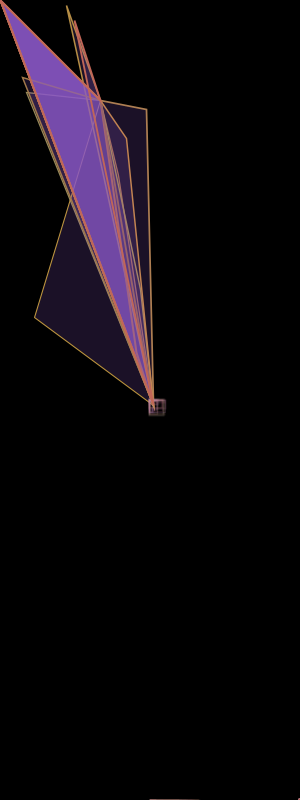
Frame 1 (no input)
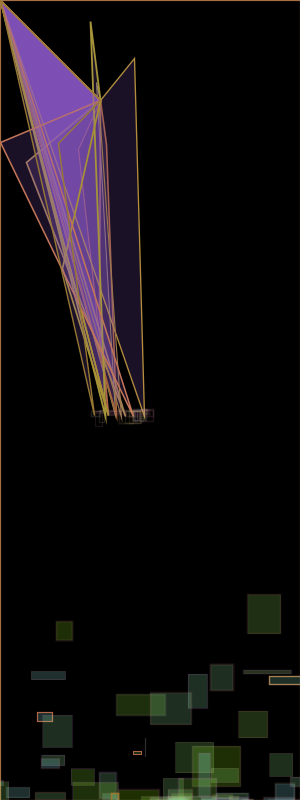
Frame 60 (the mouse pressed at the canvas centre just before this capture)
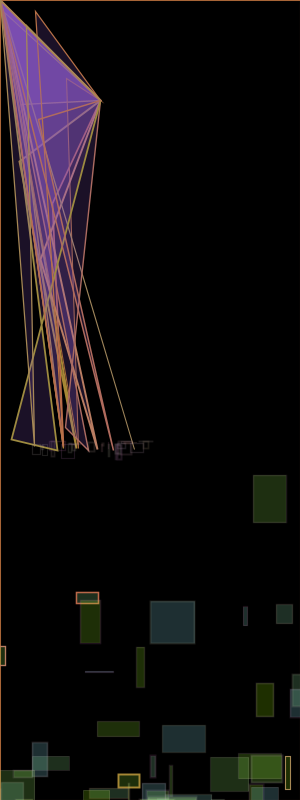
Frame 120 (the mouse held since frame 60 and released just before this capture)

The Processing sketch that drew these frames (run headless with seeded random() and noise(); from frame 60 on, the mouse is pressed at the canvas centre):

// Processing sketch: processing_41425
// ── processing_41425.pde

int numParticles = 100;


GenParticle[] p = new GenParticle[numParticles];

void setup() {
  size(300, 800);
  noStroke();
  smooth();

  for (int i = 0; i < p.length; i++) {
    if (random(20) > 8) {
      float velX = random(-100, 1);//-100 affects frequecy of burst. This way puffs slowly turn into fountain effect.
      float velY = random(-10, 3);
      p[i] = new aParticle(width, height, velX, velY, 100, width/2, height/2);//100 affects magnification of objects
    }
    else {
      if (random(20)<4) {
        float velX = random(-100, 1);  
        float velY = random(-1, 1);
        p[i] = new bParticle(width/2, height/2, velX, velY, 5.0, width/2, height/2);
      }
      else {
        float velX = random(-100, 1);
        float velY = random(-1, 1);
        p[i] = new cParticle(width/2, height/2, velX, velY, 2.0, width/2, height/2);
      }
    }
  }
}
void draw() {
  fill(0);//sets background color
  rect(0, 0, width, height);
  fill(255, 60);
  for (int i = 0; i < p.length; i++) {
    p[i].update();
    p[i].regenerate();
    p[i].display();
  }
}

class Particle {
  float x, y; 
  float vx, vy; 
  float radius; 
  float gravity = 0.006;//gravity at 0 will cause it to flow upward..space bound
  //composition shows gravity(lightning down) and anti-gravity (cells moving up)

  Particle(float xpos, float ypos, float velx, float vely, float r) {
    x = xpos;
    y = ypos;
    vx = velx/100;//affects spread
    vy = vely/50;
  }

  void update() {
    vy = vy + gravity;
    y += vy;
    x += vx;
  }

  void display() {
    fill(155, 240, random(300));//random color elements set
    rect(x, y, random(50), random(50));//random rectangle sizes
  }
}

class GenParticle extends Particle {
  float originX, originY;

  GenParticle(float xIn, float yIn, float vxIn, float vyIn, float r, float ox, float oy) {
    super(xIn, yIn, vxIn, vyIn, r);
    originX = ox;
    originY = oy;
  }

  void regenerate() {
    if ((x > width) || (x < -width) ||
      (y > height) || (y < -height)) {
      x = originX;
      y = originY;
      vx = random(-1.0, 1.0);
      vy = random(-4.0, -2.0);
    }
  }
}

class aParticle extends GenParticle {

  aParticle(float xIn, float yIn, float vxIn, float vyIn, float r, float ox, float oy) {
    super(xIn, yIn, vxIn, vyIn, r, ox, oy);
  }

  void regenerate() {
    if ((x > width) || (x < -width) ||
      (y > height) || (y < -height)) {
      x =width/2;
      y = height;
      vx = random(-10.0, 10.0);
      vy = random(-4.0, 8.0);
    }
  }
  void display() {
    noFill();
    strokeWeight(random(1, 2));
    fill(155, 240, random(300), 50);//random color elements set
    rect(x, y, random(50), random(50));//random rectangle sizes
  }
}

class bParticle extends GenParticle {

  bParticle(float xIn, float yIn, float vxIn, float vyIn, float r, float ox, float oy) {
    super(xIn, yIn, vxIn, vyIn, r, ox, oy);
  }

  void regenerate() {
    if ((x > width + radius) || (x < -radius) ||
      (y > height + radius) || (y < -radius)) {
      x = originX+10;
      y = height;
      vx = random(-8.0, 15.0);   
      vy = random(-4.0, -20.0);
    }
  }
  void display() {//triangular portion-lightning
    fill(140, 87, 201, 50);
    strokeWeight(random(1, 2));//variation for intensity
    stroke(random(150, 200), random(100, 150), random(50, 100));
    quad(random(x), random(y), x+4, y+5, radius*random(3, 6), radius*random(3, 6), 100, 100);
  }
}

class cParticle extends GenParticle {//cellular 2--every variable needs a set consisting of these elements and variables

  cParticle(float xIn, float yIn, float vxIn, float vyIn, float r, float ox, float oy) {
    super(xIn, yIn, vxIn, vyIn, r, ox, oy);
  }

  void regenerate() {
    if ((x > width + radius) || (x < -radius) ||
      (y > height + radius) || (y < -radius)) {
      x = width/2;
      y = height;
      vx = random(-5, 12.0);    
      vy = random(-16.0, 20.0);
    }
  }
  void display() {
    noFill();
    strokeWeight(random(1, 2));
    stroke(random(180, 200), random(100, 200), random(100, 200), 40);
    rect(x, y, random(16), random(16));
  }
}
